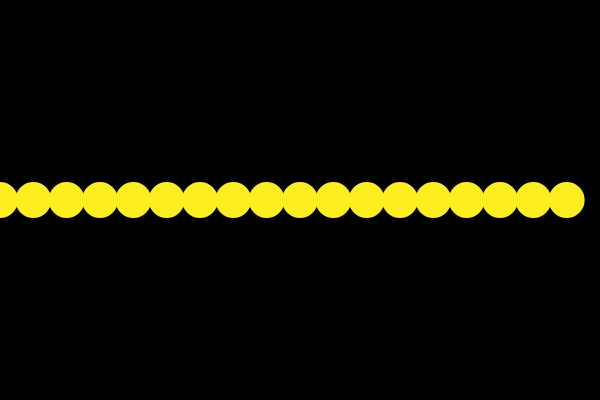
Frame 1 (no input)
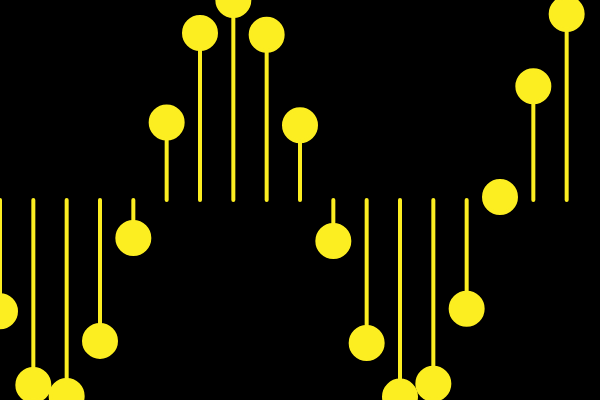
Frame 60 (no input)
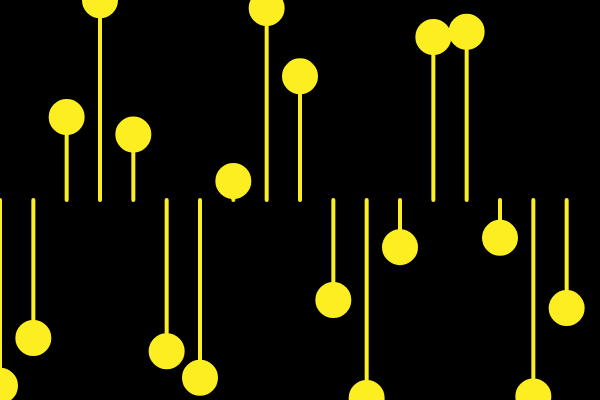
Frame 120 (the mouse pressed at the canvas centre since frame 60)

The p5.js sketch that drew these frames (run headless with seeded random() and noise() and a simulated clock; from frame 60 on, the mouse is pressed at the canvas centre):

// p5.js sketch
// ── sketch.js
// Graphing Sine Wave (Playing With Period)
// The Nature of Code
// The Coding Train / Daniel Shiffman
// https://youtu.be/JLAc9hMtcxk
// https://thecodingtrain.com/learning/nature-of-code/3.6-graphing-sine.html

// Sine Wave Graph Exercise: https://editor.p5js.org/codingtrain/sketches/EIbEYLTaZ
// Playing With Period: https://editor.p5js.org/codingtrain/sketches/SbRC-G0lU
// Graphing Wave: https://editor.p5js.org/codingtrain/sketches/c_S9jiXz-
// Circular Wave Exercise: https://editor.p5js.org/codingtrain/sketches/mOm2Is7ba

let angles = [];
let angleV = [];
let r = 16;

function setup() {
  createCanvas(600, 400);
  let total = floor(width / (r * 2));
  for (let i = 0; i < total; i++) {
    angles[i] = 0;
    angleV[i] = 0.01 + i / 100;
  }
}

function draw() {
  background(0);
  translate(300, 200);
  fill(252, 238, 33);
  stroke(252, 238, 33);
  for (let i = 0; i < angles.length; i++) {
    let y = map(sin(angles[i]), -1, 1, -200, 200);
    strokeWeight(4);
    let x = map(i, 0, angles.length, -300, 300);
    line(x, 0, x, y);
    circle(x, y, r * 2);
    angles[i] += angleV[i];
  }
  // angle += angleV;
}
